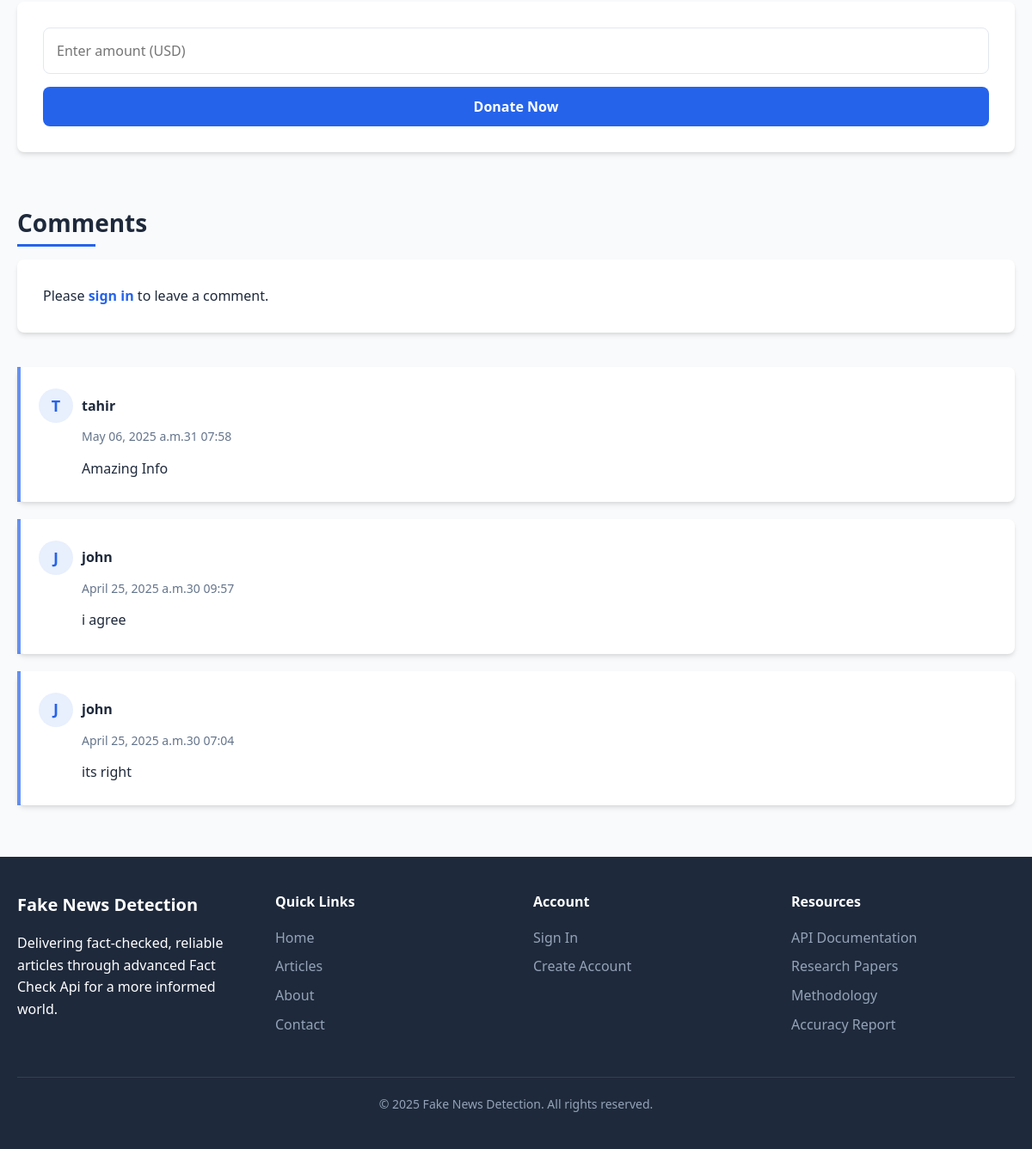
The app's page /article/18/ (lower part), older data.
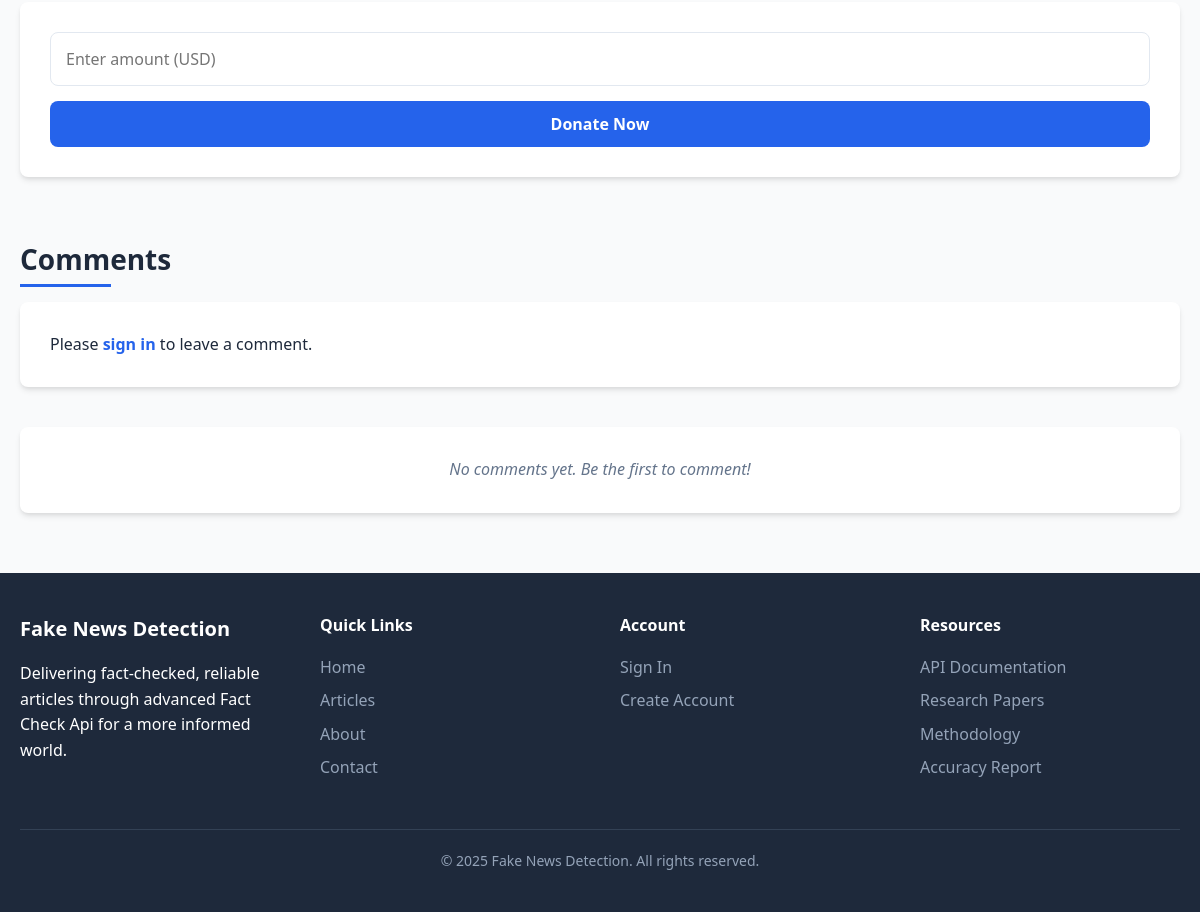
The same page, newer data.
### adminapp/models.py (models this page shows, shortened)
class Comment(models.Model):
    post = models.ForeignKey(BlogPost, on_delete=models.CASCADE, related_name='comments')
    user = models.ForeignKey(User, on_delete=models.CASCADE)
    content = models.TextField()
    created_at = models.DateTimeField(auto_now_add=True)

### adminapp/views.py (the view)
# urls.py: path('article/<int:post_id>/', article_detail, name='article_detail'),
def article_detail(request, post_id):
    post = get_object_or_404(BlogPost, id=post_id)
    comments = post.comments.all().order_by('-created_at')
    if request.method == 'POST' and request.user.is_authenticated:
        content = request.POST.get('content')
        if content:
            Comment.objects.create(post=post, user=request.user, content=content)
            return redirect('article_detail', post_id=post_id)
    return render(request, 'article_detail.html', {'post': post, 'comments': comments})

### adminapp/templates/article_detail.html (shortened to what this page needs)
<!DOCTYPE html>
<html lang="en">
<head>
    <link rel="stylesheet" href="https://cdnjs.cloudflare.com/ajax/libs/font-awesome/6.4.0/css/all.min.css">
</head>
<body>
    <div class="container">
        <div class="donation-section">
            <div class="donation-form">
                <input type="number" id="donationAmount" placeholder="Enter amount (USD)" min="1" step="0.01" required>
                <button id="donateButton">Donate Now</button>
            </div>
        </div>
        <div class="comment-section">
            <h3>Comments</h3>
            {% if user.is_authenticated %}
                <form class="comment-form" method="post" id="commentForm">
                    {% csrf_token %}
                    <textarea name="content" placeholder="Share your thoughts on this article..." required></textarea>
                    <button type="submit">Post Comment</button>
                </form>
            {% else %}
                <div class="comment-form">
                    <p>Please <a href="{% url 'signin' %}">sign in</a> to leave a comment.</p>
                </div>
            {% endif %}
            <div class="comments-list" id="commentsList">
                {% for comment in comments %}
                    <div class="comment">
                        <div class="user">
                            <div class="user-avatar">{{ comment.user.username|make_list|first|upper }}</div>
                            {{ comment.user.username }}
                        </div>
                        <div class="meta">{{ comment.created_at|date:"F d, Y at H:i" }}</div>
                        <p>{{ comment.content|linebreaks }}</p>
                    </div>
                {% empty %}
                    <div class="no-comments">
                        <p>No comments yet. Be the first to comment!</p>
                    </div>
                {% endfor %}
            </div>
        </div>
    </div>
    <footer>
        <div class="container">
            <div class="footer-container">
                <div class="footer-about">
                    <div class="footer-logo">Fake News Detection</div>
                    <p>Delivering fact-checked, reliable articles through advanced Fact Check Api for a more informed world.</p>
                </div>
                <div class="footer-links">
                    <h3>Quick Links</h3>
                    <ul>
                        <li><a href="{% url 'home' %}">Home</a></li>
                        <li><a href="#">Articles</a></li>
                        <li><a href="{% url 'about' %}">About</a></li>
                        <li><a href="{% url 'contactus' %}">Contact</a></li>
                    </ul>
                </div>
                <div class="footer-links">
                    <h3>Account</h3>
                    <ul>
                        {% if user.is_authenticated %}
                            <li><a href="{% url 'signout' %}">Sign Out</a></li>
                        {% else %}
                            <li><a href="{% url 'signin' %}">Sign In</a></li>
                            <li><a href="{% url 'signup' %}">Create Account</a></li>
                        {% endif %}
                    </ul>
                </div>
                <div class="footer-links">
                    <h3>Resources</h3>
                    <ul>
                        <li><a href="#">API Documentation</a></li>
                        <li><a href="#">Research Papers</a></li>
                        <li><a href="#">Methodology</a></li>
                        <li><a href="#">Accuracy Report</a></li>
                    </ul>
                </div>
            </div>
            <div class="copyright">
                <p>© 2025 Fake News Detection. All rights reserved.</p>
            </div>
        </div>
    </footer>
</body>
</html>

Row changes from the older to the newer data that the page shows:
removed Comment: user.username|make_list "T", user.username "tahir", created_at "May 06, 2025 a.m.31 07:58", content "Amazing Info"
removed Comment: user.username|make_list "J", user.username "john", created_at "April 25, 2025 a.m.30 09:57", content "i agree"
removed Comment: user.username|make_list "J", user.username "john", created_at "April 25, 2025 a.m.30 07:04", content "its right"
Text that changed along with them:
text now shown: "No comments yet. Be the first to comment!"
